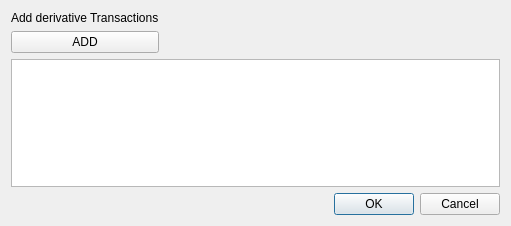
<?xml version="1.0" encoding="UTF-8"?>
<ui version="4.0">
 <class>addDerivativeTransactionsDialog</class>
 <widget class="QDialog" name="addDerivativeTransactionsDialog">
  <property name="geometry">
   <rect>
    <x>0</x>
    <y>0</y>
    <width>511</width>
    <height>226</height>
   </rect>
  </property>
  <property name="windowTitle">
   <string>Dialog</string>
  </property>
  <layout class="QGridLayout" name="gridLayout">
   <item row="0" column="0">
    <layout class="QHBoxLayout" name="horizontalLayout">
     <item>
      <layout class="QVBoxLayout" name="verticalLayout">
       <item>
        <widget class="QLabel" name="label">
         <property name="text">
          <string>Add derivative Transactions</string>
         </property>
        </widget>
       </item>
       <item>
        <widget class="QPushButton" name="addPushButton">
         <property name="text">
          <string>ADD</string>
         </property>
        </widget>
       </item>
      </layout>
     </item>
     <item>
      <spacer name="horizontalSpacer_2">
       <property name="orientation">
        <enum>Qt::Orientation::Horizontal</enum>
       </property>
       <property name="sizeHint" stdset="0">
        <size>
         <width>40</width>
         <height>20</height>
        </size>
       </property>
      </spacer>
     </item>
    </layout>
   </item>
   <item row="1" column="0">
    <widget class="QTableView" name="tableView"/>
   </item>
   <item row="2" column="0">
    <layout class="QHBoxLayout" name="horizontalLayout_2">
     <item>
      <spacer name="horizontalSpacer">
       <property name="orientation">
        <enum>Qt::Orientation::Horizontal</enum>
       </property>
       <property name="sizeHint" stdset="0">
        <size>
         <width>40</width>
         <height>20</height>
        </size>
       </property>
      </spacer>
     </item>
     <item>
      <widget class="QDialogButtonBox" name="buttonBox">
       <property name="standardButtons">
        <set>QDialogButtonBox::StandardButton::Cancel|QDialogButtonBox::StandardButton::Ok</set>
       </property>
      </widget>
     </item>
    </layout>
   </item>
  </layout>
 </widget>
 <resources/>
 <connections/>
</ui>
